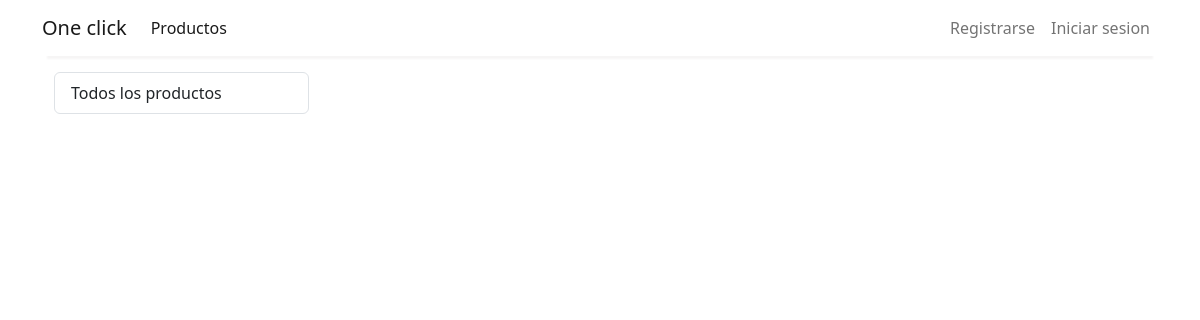
/store?category=2, run on an earlier commit of the app's database.
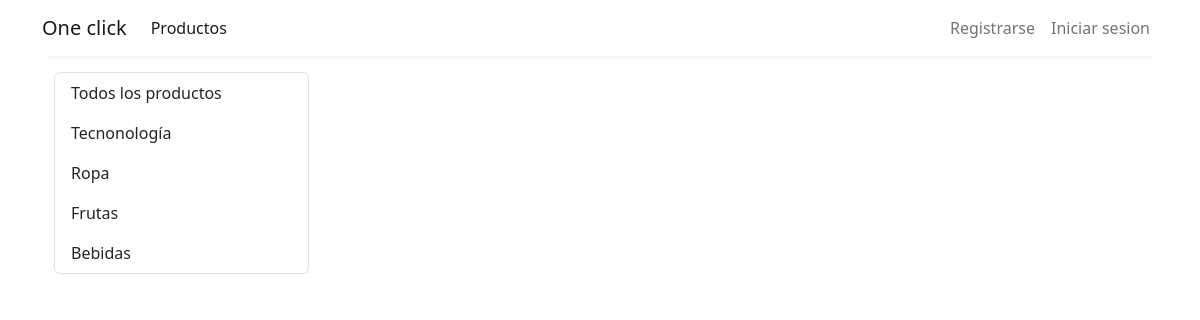
And on a later commit of the database.
### store/models/category.py (models this page shows, shortened)
class Category(models.Model):
    name = models.CharField(max_length=20)
    image = models.ImageField(default='uploads/categorias/img_defecto_hhgi4q.jpg', upload_to='uploads/categorias/', verbose_name='Imagen de categoria')
    @staticmethod
    def get_all_categories():
        return Category.objects.all()

### store/views/home.py (the view)
# urls.py: path('' , include('store.urls'))
def store(request):
    cart = request.session.get('cart')
    if not cart:
        request.session['cart'] = {}
    products = None
    categories = Category.get_all_categories()
    categoryID = request.GET.get('category')
    if categoryID:
        products = Product.get_all_products_by_categoryid(categoryID)
    else:
        products = Product.get_all_products();
    data = {}
    data['products'] = products
    data['categories'] = categories
    print('you are : ', request.session.get('email'))
    return render(request, 'index.html', data)

### store/models/product.py (called while the page is built)
    @staticmethod
    def get_all_products_by_categoryid(category_id):
        if category_id:
            return Product.objects.filter(category = category_id)
        else:
            return Product.get_all_products()

### store/templates/index.html (shortened to what this page needs)
{% extends 'base.html' %}
{% block content %}
{% load cart %}
{% load custom_filter %}
<div class="container-fluid mt-3">
	<div class="row">
		<div class="col-lg-3 mx-auto">
			<div class="list-group">
				<a href="/" class="list-group-item list-group-item-action">Todos los productos</a>
				{% for category in categories %}
				<a href="/?category={{category.id}}"
					class="list-group-item list-group-item-action">{{category.name}}</a>
				{% endfor %}
			</div>
		</div>
		<div id="products" class="col-lg-9 mx-auto">
		</div>
	</div>
</div>
{% endblock %}

### store/templates/base.html (shortened to what this page needs)
<!DOCTYPE html>
<html lang="en">
<head>
  <link rel="stylesheet" href="https://maxcdn.bootstrapcdn.com/bootstrap/4.0.0/css/bootstrap.min.css"
 />
  <link href="https://cdn.jsdelivr.net/npm/bootstrap@5.3.0-alpha1/dist/css/bootstrap.min.css" rel="stylesheet"
>
  <link href="https://cdn.jsdelivr.net/npm/bootstrap@5.0.1/dist/css/bootstrap.min.css" rel="stylesheet"
 />
  <link rel="stylesheet" href="https://cdnjs.cloudflare.com/ajax/libs/OwlCarousel2/2.3.4/assets/owl.carousel.min.css"
 />
  <link rel="stylesheet"
    href="https://cdnjs.cloudflare.com/ajax/libs/OwlCarousel2/2.3.4/assets/owl.theme.default.min.css"
 />
  <link href="https://cdn.jsdelivr.net/npm/bootstrap@5.3.0-alpha1/dist/css/bootstrap.min.css" rel="stylesheet"
 />
</head>
<body>
  <div class="container">
    <nav class="one-edge-shadow sticky-top navbar navbar-expand-lg navbar-light bg-white">
      <a class="navbar-brand" href="{% url 'home' %}">One click</a>
      <div class="collapse navbar-collapse" id="navbarSupportedContent">
        <ul class="navbar-nav mr-auto">
          <li class="nav-item active">
            <a class="nav-link" href="/store">Productos <span class="sr-only">(current)</span></a>
          </li>
        </ul>
        <ul class="navbar-nav my-2 my-lg-0">
          {% if request.session.customer %}
          <li class="nav-item">
            <a class="nav-link" href="/cart">Carrito
              <span class="badge badge-info">{{request.session.cart.keys|length}}</span>
              <span class="sr-only">(current)</span></a>
          </li>
          <li class="nav-item">
            <a class="nav-link" href="/perfil">Perfil<span class="sr-only">(current)</span></a>
          </li>
          <li class="nav-item">
            <a class="nav-link" href="/orders">Orden<span class="sr-only">(current)</span></a>
          </li>
          <li class="nav-item">
            <a class="nav-link" href="/logout">Cerrar sesion<span class="sr-only">(current)</span></a>
          </li>
          {% else %}
          <li class="nav-item">
            <a class="nav-link" href="/signup">Registrarse<span class="sr-only">(current)</span></a>
          </li>
          <li class="nav-item">
            <a class="nav-link" href="/login">Iniciar sesion<span class="sr-only">(current)</span></a>
          </li>
          {% endif %}
        </ul>
      </div>
    </nav>
    {% block content %}{% endblock %}
  </div>
</body>
</html>

### store/templates/base.html (style rules this page uses)
nav { background-color: white; }
.one-edge-shadow { box-shadow: 0 8px 2px -5px rgb(246, 245, 245); }

What changed in the data, as far as the page shows it:
added Category: name "Tecnonología"
added Category: name "Ropa"
added Category: name "Frutas"
added Category: name "Bebidas"
